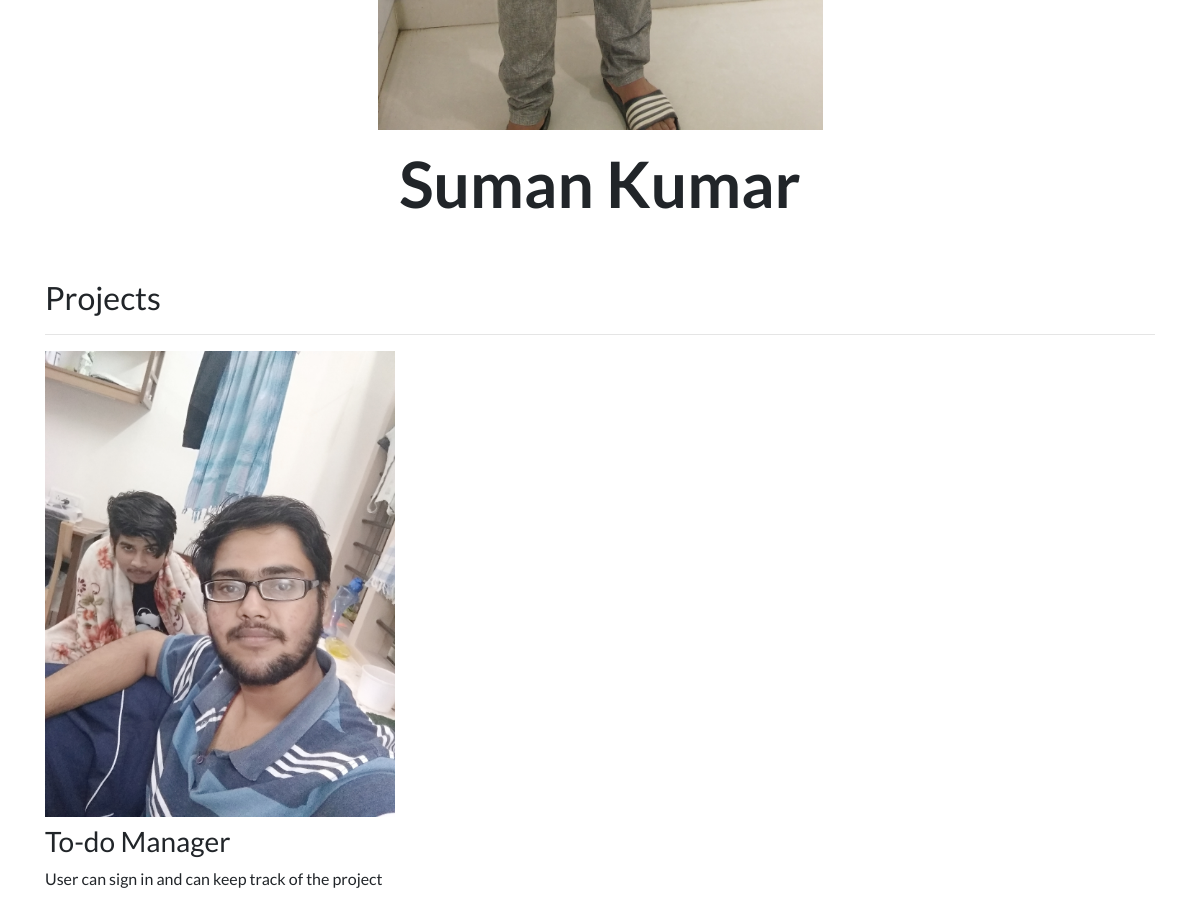
Before: / (lower part) with the older database file.
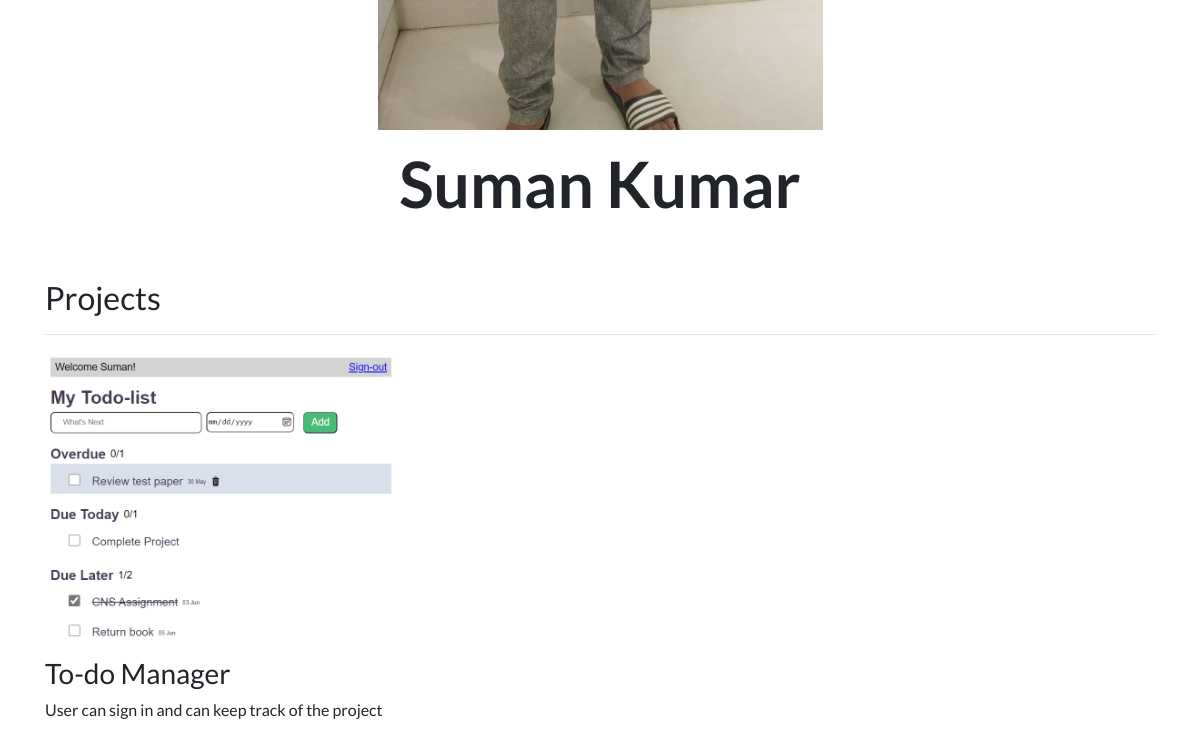
After: the same page with the newer database file.
### portfolio/models.py (models this page shows, shortened)
class Project(models.Model):
  title = models.CharField(max_length = 100)
  description = models.CharField(max_length = 250)
  image = models.ImageField(upload_to = 'portfolio/images/')
  url = models.URLField(blank = True)

### portfolio/views.py (the view)
# urls.py: 2. Add a URL to urlpatterns:  path('', views.home, name='home')
def home(request):
  projects = Project.objects.all()
  return render(request,'portfolio/home.html',{'projects':projects})

### portfolio/templates/portfolio/home.html
{% extends 'portfolio/base.html' %}
{% load static %}
{% block content %}
<div class="row justify-content-center my-3">
  <div class="col-5">
    <img src="{% static '/portfolio/a.jpg' %}" class="img-fluid">
  </div>
</div>
<div class="row justify-content-center mb-3">
  <div class="col-md-9 text-center">
    <h1 id="hometext" class="font-weight-bold">Suman Kumar</h1>
  </div>
</div>
<h2 class="mt-5">Projects</h2>
<hr>
<div class="row">
  {% for project in projects %}
  <div class="col-lg-4 col-md-6">
    {% if project.url %}
    <a href="{{ project.url }}">
      <img src="{{ project.image.url }}" class="img-fluid mb-2">
    </a>
    {% else %}
    <img src="{{ project.image.url }}" class="img-fluid mb-2">
    {% endif %}
    <h3>{{ project.title }}</h3>
    <p>{{ project.description }}</p>
  </div>
  {% endfor %}
</div>
{% endblock %}

### portfolio/templates/portfolio/base.html (shortened to what this page needs)
{% load static %}
<!doctype html>
<html lang="en">
<head>
  <link rel="stylesheet" href="https://stackpath.bootstrapcdn.com/bootstrap/4.4.1/css/bootstrap.min.css"
>
  <link rel="stylesheet" href="{% static 'portfolio/custom.css' %}">
</head>
<body>
  <div class="container">
    {% block content %}{% endblock %}
  </div>
</body>
</html>

### portfolio/static/portfolio/custom.css (style rules this page uses)
body { font-family: 'Lato', sans-serif; }
@media (min-width: 992px) { #hometext { font-size: 4rem; } }

Changed rows visible on the page:
changed Project "To-do Manager": image: a different picture
